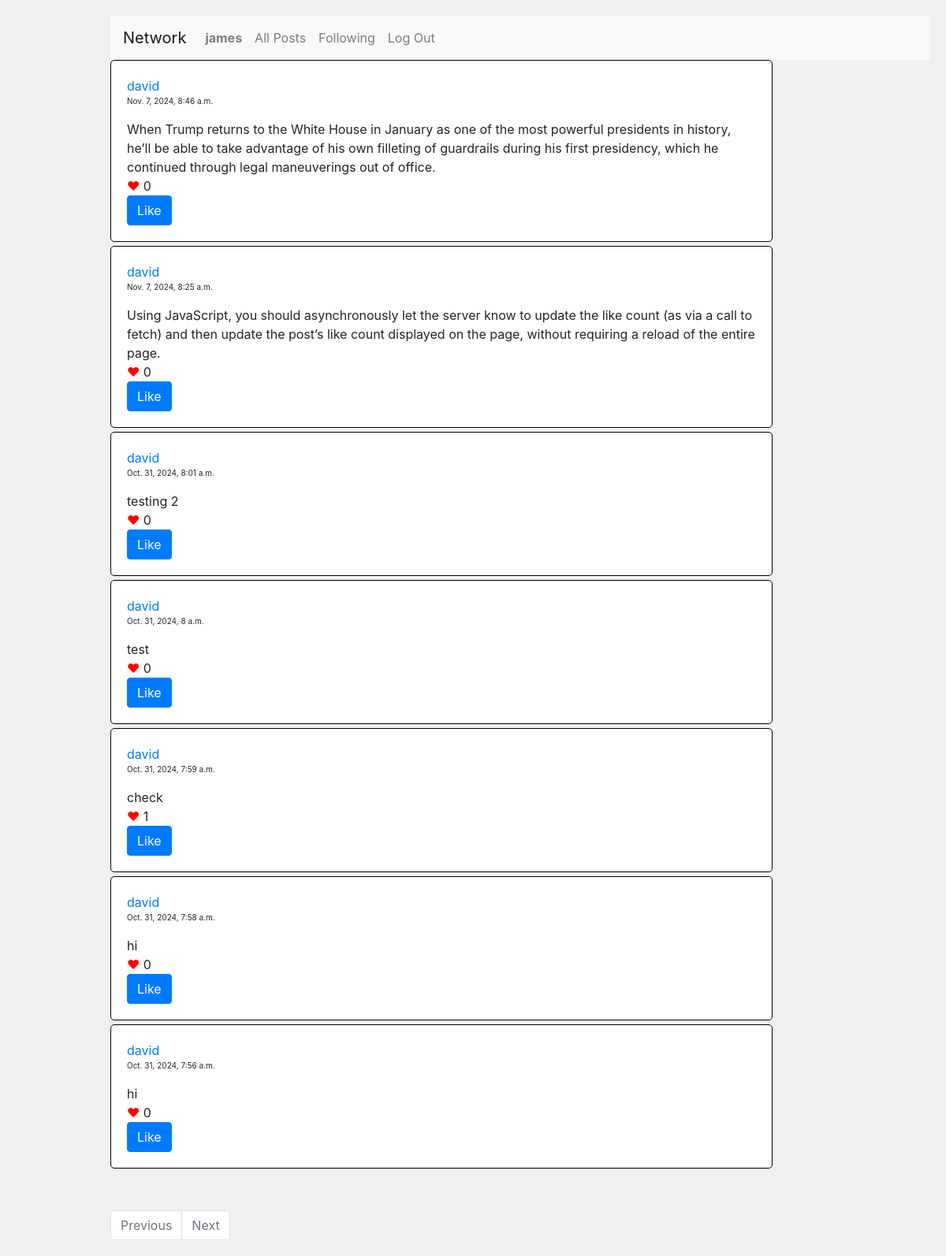
The app's page /following (signed in) with its own data.
### network/models.py (models this page shows, shortened)
class User(AbstractUser):
    pass

class Post(models.Model):
    poster = models.ForeignKey(User, on_delete=models.CASCADE, related_name='poster')
    post = models.TextField()
    likes = models.IntegerField(default=0)
    posting_date = models.DateTimeField(auto_now_add=True)

### network/views.py (the view)
# urls.py: path('following', views.following, name= 'following'),
def following(request):
    requestor_instance = User.objects.get(id=request.user.id)
    users_followed  = Follow.objects.filter(follower=requestor_instance).values_list('followed', flat=True)
    posts = Post.objects.filter(poster__in=users_followed).order_by('-posting_date')
    user_instance = User.objects.get(id=request.user.id)
    likes = Like.objects.filter(liker=user_instance)
    like_ids = [like.post.id for like in likes]
    return render(request, 'network/follow.html', {
        'posts':posts,
        'likes': like_ids
    })

### network/templates/network/follow.html (shortened to what this page needs)
{% extends "network/layout.html" %}
{% load static %}
{% block body %}
 {% for post in posts %}
 <div class="div-posts">
     <a href="{% url 'profile' post.poster.id %}">{{ post.poster }}</a>
     <p class="date">{{post.posting_date}}</p>
     <span class="post" data-id ='{{ post.id }}'>{{ post.post }}</span>
     <br><span class="heart">&#9829;</span>
     {% if user.is_authenticated %}
         {% if post.id in likes %}
             <span class="totallikes">{{ post.likes }}</span> <br><button data-postid ='{{ post.id }}' data-userid ='{{ user.id }}' class="subtractlike btn btn-secondary" id='u{{ post.id }}'>Unlike</button>
         {% else %}
             <span class="totallikes">{{ post.likes }}</span> <br><button data-postid ='{{ post.id }}' data-userid ='{{ user.id }}' class="addlike btn btn-primary" id='l{{ post.id }}'>Like</button>
         {% endif %}
     {% endif %}
 </div>
{% endfor %}
<br><br>
<nav aria-label="Page navigation example">
 <ul class="pagination" name="page">
     {% if posts.has_previous %}
         <li class="page-item"><a class="page-link" href="?page={{ posts.previous_page_number }}">Previous</a></li>
     {% else %}
         <li class="page-item disabled">
             <a class="page-link" href="#" tabindex="-1" aria-disabled="true">Previous</a>
         </li>
     {% endif %}
     {% if posts.has_next %}
         <li class="page-item"><a class="page-link" href="?page={{ posts.next_page_number }}">Next</a></li>
     {% else %}
         <li class="page-item disabled">
             <a class="page-link" href="#" tabindex="-1" aria-disabled="true">Next</a>
         </li>
     {% endif %}
 </ul>
</nav>
{% endblock %}

### network/templates/network/layout.html (shortened to what this page needs)
{% load static %}
<!DOCTYPE html>
<html lang="en">
    <head>
        <link rel="stylesheet" href="https://stackpath.bootstrapcdn.com/bootstrap/4.4.1/css/bootstrap.min.css">
        <link href="{% static 'network/styles.css' %}" rel="stylesheet">
    </head>
    <body>
        <nav class="navbar navbar-expand-lg navbar-light bg-light">
            <a class="navbar-brand" href="{% url 'index' %}">Network</a>
            <div>
              <ul class="navbar-nav mr-auto">
                {% if user.is_authenticated %}
                    <li class="nav-item">
                        <a class="nav-link" href="{% url 'profile' user.id %}"><strong>{{ user.username }}</strong></a>
                    </li>
                {% endif %}
                <li class="nav-item">
                  <a class="nav-link" href="{% url 'index' %}">All Posts</a>
                </li>
                {% if user.is_authenticated %}
                    <li class="nav-item">
                        <a class="nav-link" href="{% url 'following' %}">Following</a>
                    </li>
                    <li class="nav-item">
                        <a class="nav-link" href="{% url 'logout' %}">Log Out</a>
                    </li>
                {% endif %}
              </ul>
            </div>
          </nav>
        <div class="body">
            {% block body %}
            {% endblock %}
        </div>
    </body>
</html>

### network/static/network/styles.css (style rules this page uses)
body { margin: 20px; padding-left: 10vw; background-color: #f1f0f0; }
.div-posts { background-color: white; border: 1px solid black; padding: 20px; margin-bottom: 5px; max-width: 70vw; border-radius: 5px; }
.date { font-size: x-small; }
.heart { color: red; }

### records on screen
User: username "james"
Post: poster "david", posting_date "Nov. 7, 2024, 8:46 a.m.", post "When Trump returns to the White House in January as one of the most powerful presidents in history, he’ll be able to take advantage of his own filleting of guardrails during his first presidency, which he continued through legal maneuverings out of office.", likes "0"
Post: poster "david", posting_date "Nov. 7, 2024, 8:25 a.m.", post "Using JavaScript, you should asynchronously let the server know to update the like count (as via a call to fetch) and then update the post’s like count displayed on the page, without requiring a reload of the entire page.", likes "0"
Post: poster "david", posting_date "Oct. 31, 2024, 8:01 a.m.", post "testing 2", likes "0"
Post: poster "david", posting_date "Oct. 31, 2024, 8 a.m.", post "test", likes "0"
Post: poster "david", posting_date "Oct. 31, 2024, 7:59 a.m.", post "check", likes "1"
Post: poster "david", posting_date "Oct. 31, 2024, 7:58 a.m.", post "hi", likes "0"
Post: poster "david", posting_date "Oct. 31, 2024, 7:56 a.m.", post "hi", likes "0"
